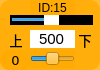
    <widget class="QWidget" name="widget_id15" native="true">
     <property name="geometry">
      <rect>
       <x>720</x>
       <y>75</y>
       <width>100</width>
       <height>70</height>
      </rect>
     </property>
     <property name="styleSheet">
      <string notr="true">background-color: rgb(255, 170, 0, 200);
border-radius:10px;</string>
     </property>
     <widget class="QLabel" name="label_ID15">
      <property name="geometry">
       <rect>
        <x>30</x>
        <y>0</y>
        <width>45</width>
        <height>16</height>
       </rect>
      </property>
      <property name="minimumSize">
       <size>
        <width>0</width>
        <height>10</height>
       </size>
      </property>
      <property name="font">
       <font>
        <family>Arial</family>
        <pointsize>9</pointsize>
       </font>
      </property>
      <property name="styleSheet">
       <string notr="true">background-color: rgb(255, 255, 255， 0);
border-radius:0px;</string>
      </property>
      <property name="text">
       <string>ID:15</string>
      </property>
      <property name="alignment">
       <set>Qt::AlignCenter</set>
      </property>
     </widget>
     <widget class="QSlider" name="horizontalSlider_pulse_id15">
      <property name="geometry">
       <rect>
        <x>10</x>
        <y>15</y>
        <width>83</width>
        <height>10</height>
       </rect>
      </property>
      <property name="autoFillBackground">
       <bool>false</bool>
      </property>
      <property name="styleSheet">
       <string notr="true">QSlider{background-color: rgb(0, 0, 0);
border-radius:0px;}
QSlider::handle {/*设置中间的那个滑动的键*/                           
    background:  rgb(255, 255, 255);
}</string>
      </property>
      <property name="minimum">
       <number>0</number>
      </property>
      <property name="maximum">
       <number>1000</number>
      </property>
      <property name="pageStep">
       <number>1</number>
      </property>
      <property name="value">
       <number>500</number>
      </property>
      <property name="orientation">
       <enum>Qt::Horizontal</enum>
      </property>
     </widget>
     <widget class="QSlider" name="horizontalSlider_dev_id15">
      <property name="geometry">
       <rect>
        <x>30</x>
        <y>50</y>
        <width>45</width>
        <height>18</height>
       </rect>
      </property>
      <property name="styleSheet">
       <string notr="true">background-color: rgb(255, 255, 255， 0);</string>
      </property>
      <property name="minimum">
       <number>-125</number>
      </property>
      <property name="maximum">
       <number>125</number>
      </property>
      <property name="pageStep">
       <number>1</number>
      </property>
      <property name="orientation">
       <enum>Qt::Horizontal</enum>
      </property>
     </widget>
     <widget class="QLabel" name="label_id15">
      <property name="geometry">
       <rect>
        <x>0</x>
        <y>50</y>
        <width>31</width>
        <height>20</height>
       </rect>
      </property>
      <property name="minimumSize">
       <size>
        <width>0</width>
        <height>10</height>
       </size>
      </property>
      <property name="font">
       <font>
        <family>DejaVu Sans</family>
        <pointsize>10</pointsize>
       </font>
      </property>
      <property name="styleSheet">
       <string notr="true">background-color: rgb(255, 255, 255， 0);</string>
      </property>
      <property name="text">
       <string>0</string>
      </property>
      <property name="alignment">
       <set>Qt::AlignCenter</set>
      </property>
     </widget>
     <widget class="QLineEdit" name="lineEdit_id15">
      <property name="geometry">
       <rect>
        <x>30</x>
        <y>30</y>
        <width>45</width>
        <height>18</height>
       </rect>
      </property>
      <property name="sizePolicy">
       <sizepolicy hsizetype="Fixed" vsizetype="Fixed">
        <horstretch>0</horstretch>
        <verstretch>0</verstretch>
       </sizepolicy>
      </property>
      <property name="font">
       <font>
        <family>Arial</family>
        <pointsize>11</pointsize>
       </font>
      </property>
      <property name="autoFillBackground">
       <bool>false</bool>
      </property>
      <property name="styleSheet">
       <string notr="true">background-color: rgb(255, 255, 255);
border-radius:0px;</string>
      </property>
      <property name="text">
       <string>500</string>
      </property>
      <property name="maxLength">
       <number>1000</number>
      </property>
      <property name="alignment">
       <set>Qt::AlignCenter</set>
      </property>
      <property name="dragEnabled">
       <bool>false</bool>
      </property>
      <property name="readOnly">
       <bool>false</bool>
      </property>
     </widget>
     <widget class="QLabel" name="label_up6">
      <property name="geometry">
       <rect>
        <x>6</x>
        <y>30</y>
        <width>20</width>
        <height>20</height>
       </rect>
      </property>
      <property name="font">
       <font>
        <pointsize>10</pointsize>
        <weight>50</weight>
        <italic>false</italic>
        <bold>false</bold>
       </font>
      </property>
      <property name="styleSheet">
       <string notr="true">background-color: rgb(255, 255, 255, 0);</string>
      </property>
      <property name="text">
       <string>上</string>
      </property>
      <property name="alignment">
       <set>Qt::AlignCenter</set>
      </property>
     </widget>
     <widget class="QLabel" name="label_down6">
      <property name="geometry">
       <rect>
        <x>75</x>
        <y>30</y>
        <width>20</width>
        <height>20</height>
       </rect>
      </property>
      <property name="font">
       <font>
        <pointsize>10</pointsize>
        <weight>50</weight>
        <italic>false</italic>
        <bold>false</bold>
       </font>
      </property>
      <property name="styleSheet">
       <string notr="true">background-color: rgb(255, 255, 255, 0);</string>
      </property>
      <property name="text">
       <string>下</string>
      </property>
      <property name="alignment">
       <set>Qt::AlignCenter</set>
      </property>
     </widget>
    </widget>
